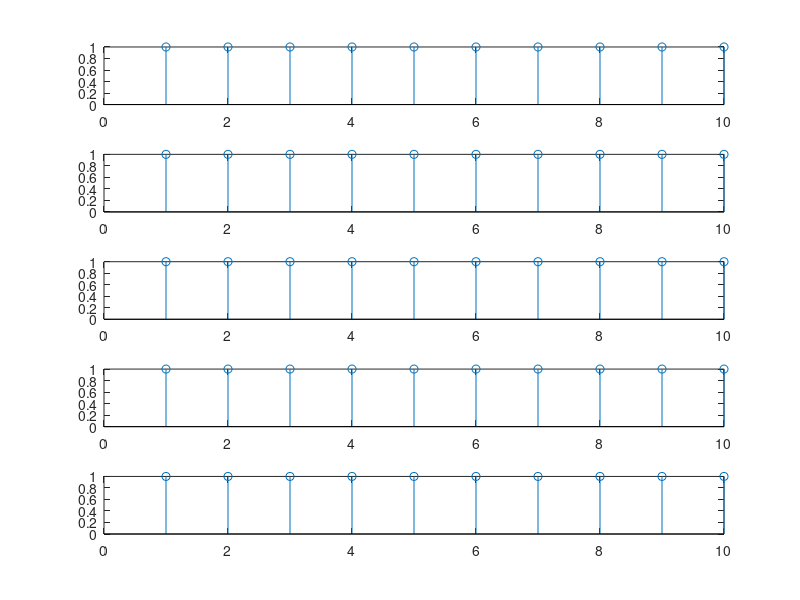

Source code (MATLAB): (Note: this script raises an error after producing the figure.)
clear
close all

populationSize = 5;
numberOfGenes = 10;
population = ones(populationSize, numberOfGenes);

for ii=1:populationSize
    subplot(populationSize,1,ii)
    stem(population(ii,:))
end


bestChromosome = zeros(1,numberOfGenes);

newPopulation = InsertBestIndividual(population, bestChromosome, 2);

figure
for ii=1:populationSize
    subplot(populationSize,1,ii)
    stem(newPopulation(ii,:))
end

